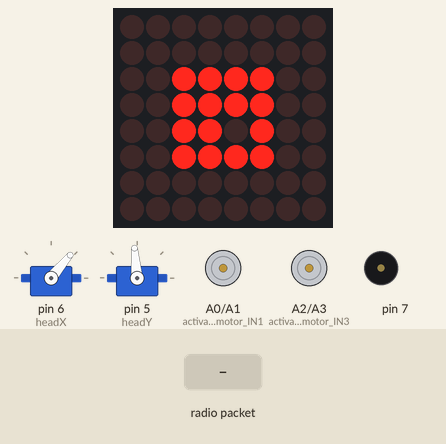
Recording of a sketch running on a simulated Arduino Uno, built with avr-gcc and run on an emulated ATmega328P. Parts: 2 × servo, 8×8 LED matrix, motor-driver pin pairs drawn as motors (green arrow = first pin HIGH = forward, orange = second pin HIGH = backward, longer = more drive), buzzer (waves = sounding). The inputs (shaded band) are chosen by the test bench. No radio packets arrive unless stated; what the sketch prints to the serial monitor is not drawn.

Above: at 1.2 s.
1.3 s: radio packet "B" arrives
At 2.5 s:
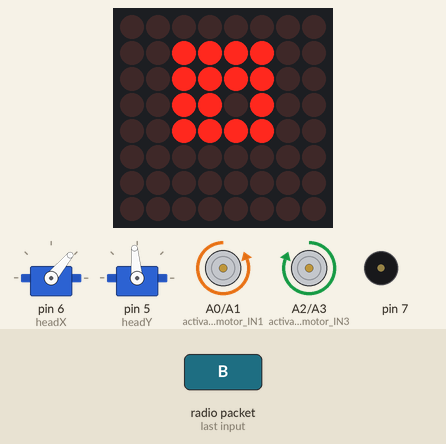
2.8 s: radio packet "D" arrives
At 4.0 s:
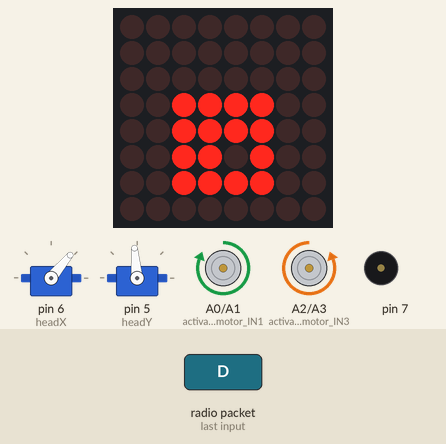
4.3 s: radio packet "A" arrives
At 5.1 s:
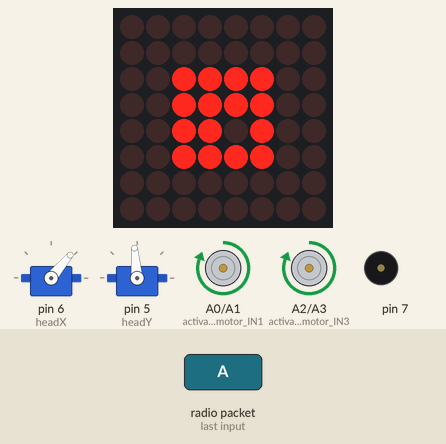
5.8 s: radio packet "C" arrives
At 6.6 s:
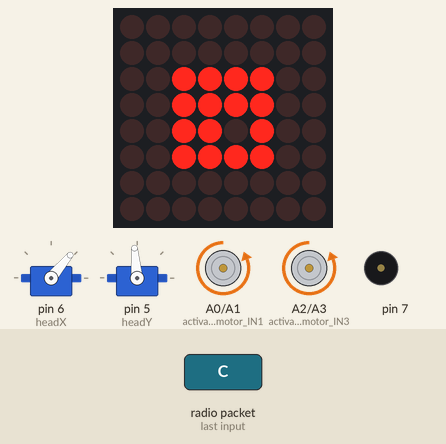
7.3 s: radio packet "J" arrives
At 7.32 s:
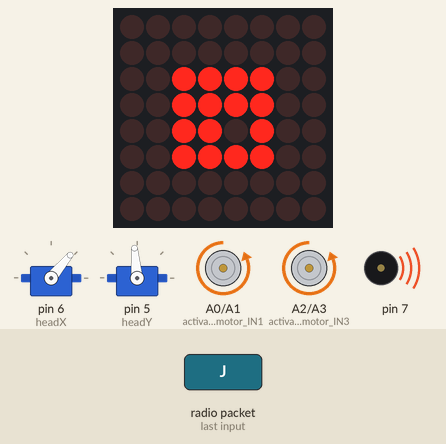
8.9 s: radio packet "0" arrives
At 9.4 s:
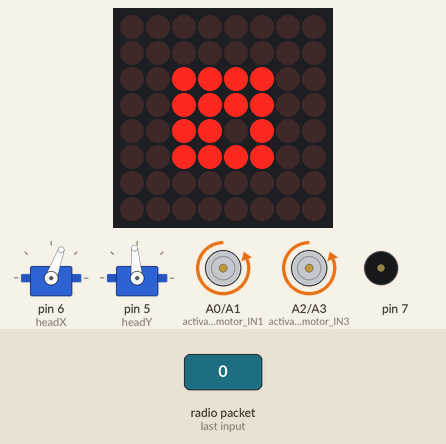
Timing chart, 0 to 11.4 s (numbered marks = the images above; inputs shaded):
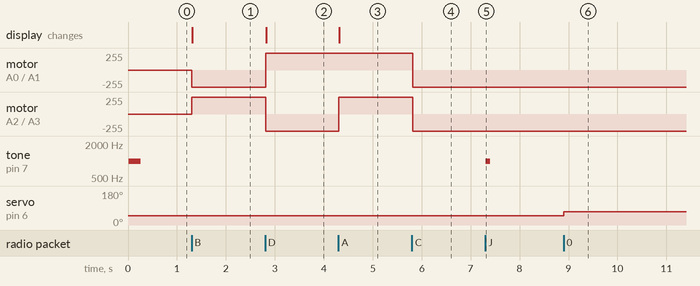

The sketch:

rx.ino
```cpp
    //servo setup
    #include <Servo.h>
    Servo headX;
    Servo headY;

    //LED setup
    #include "LedControl.h"
    LedControl lc = LedControl(4,2,3,1); //1 matrix selcted - both act the same way
    unsigned long delayTime = 500; //wait between updates

    //NRF setup
    #include <SPI.h>
    #include <nRF24L01.h>
    #include <RF24.h>
    RF24 radio(9, 10); // CE, CSN
    const byte address[6] = "00001";

    //input variable setup
    int buttonState = HIGH; //state input button

    void setup() {
      Serial.begin(9600);

      headX.attach(6);
      headY.attach(5);
      headX.write(50);
      headY.write(95);

      //radio setup
      radio.begin();
      radio.openReadingPipe(0, address);
      radio.setPALevel(RF24_PA_MIN); //set as: RF24_PA_MIN, RF24_PA_LOW, RF24_PA_HIGH, RF24_PA_MAX
      //radio.setDataRate(RF24_250KBPS); //set as: F24_250KBPS, F24_1MBPS, F24_2MBPS ==>250KBPS = longest range
      //radio.setChannel(80); //sets channel from 2.4 to 2.524 GHz in 1 MHz increments 2.483.5 GHz is normal legal limit
      radio.startListening();

      //LED setup
      lc.shutdown(0,false);
      lc.setIntensity(0,2);
      lc.clearDisplay(0);
      lookCenter();

      //input setup
      pinMode(0, INPUT_PULLUP); //button for when Tx/Rx not communicating

      //output setup
      pinMode(A0, OUTPUT); //activate motor IN1
      pinMode(A1, OUTPUT); //activate motor IN2
      pinMode(A2, OUTPUT); //activate motor IN3
      pinMode(A3, OUTPUT); //activate motor IN4

      //beep
      tone(7, 1000, 250);

    }
    void loop() {
      buttonState = digitalRead(0);

      if (buttonState == LOW) {
        lookBig();
        headY.write(105);
        forward();
        delay(1000);
        headY.write(95);
        stopLegs();
        lookCenter();
      }

      if (radio.available()) {
        char text[32] = "";
        radio.read(&text, sizeof(text));
        String Data = String(text);
        Serial.println(text);
        if(Data == "L") {
          Serial.println("is L - connected");
          //digitalWrite(13, HIGH); //need to change?
          delay(5);
        }
        if(Data == "A") {
          forward();
          lookCenter();
          Serial.println("A");
        }
        if(Data == "B") {
          right();
          lookRight();
          Serial.println("B");
        }
        if(Data == "C") {
          back();
          lookCenter();
          Serial.println("C");
        }
        if(Data == "D") {
          left();
          lookLeft();
          Serial.println("D");
        }
        if(Data == "S") {
          stopLegs();
          lookCenter();
          Serial.println("S");
        }
        if(Data == "J") {
          tone(7, 1000, 100);
          Serial.println("J - Joystick");
        }

        //Head analog data
        //headX
          if(Data == "0") {
          headX.write(70);
          Serial.println("0");
        }
          if(Data == "1") {
          headX.write(60);
          Serial.println("1");
        }
          if(Data == "2") {
          headX.write(50);
          Serial.println("2");
        }
          if(Data == "3") {
          headX.write(40);
          Serial.println("3");
        }
          if(Data == "4") {
          headX.write(30);
          Serial.println("4");
        }


        //headY
          if(Data == "5") {
          headY.write(105);
          Serial.println("5");
        }
          if(Data == "6") {
          headY.write(100);
          Serial.println("5");
        }
          if(Data == "7") {
          headY.write(95);
          Serial.println("7");
        }
          if(Data == "8") {
          headY.write(90);
          Serial.println("9");
        }
          if(Data == "9") {
          headY.write(85);
          Serial.println("9");
        }

      }
      else Serial.println("no radio available");
      delay(5);
    }

    void forward(){
      Serial.println("Forward");
      //lookCenter();
      digitalWrite(A0, HIGH);
      digitalWrite(A1, LOW);
      digitalWrite(A2, HIGH);
      digitalWrite(A3, LOW);

    }
    void back(){
      Serial.println("Back");
      digitalWrite(A0, LOW);
      //lookCenter();
      digitalWrite(A1, HIGH);
      digitalWrite(A2, LOW);
      digitalWrite(A3, HIGH);

    }
    void left(){
      Serial.println("Left");
      //lookLeft();
      digitalWrite(A0, HIGH);
      digitalWrite(A1, LOW);
      digitalWrite(A2, LOW);
      digitalWrite(A3, HIGH);
    }
    void right(){
      Serial.println("Right");
      //lookRight();
      digitalWrite(A0, LOW);
      digitalWrite(A1, HIGH);
      digitalWrite(A2, HIGH);
      digitalWrite(A3, LOW);

    }
    void stopLegs(){
      Serial.println("Stop");
      //lookCenter();
      digitalWrite(A0, LOW);
      digitalWrite(A1, LOW);
      digitalWrite(A2, LOW);
      digitalWrite(A3, LOW);

    }

 //LED routines
  void lookCenter(){
  //look center
  lc.clearDisplay(0);
  lc.setColumn(0,2,B00111100);
  lc.setColumn(0,3,B00111100);
  lc.setColumn(0,4,B00110100);
  lc.setColumn(0,5,B00111100);
  }
   void lookRight(){
  //look right
  lc.clearDisplay(0);
  lc.setColumn(0,2,B01111000);
  lc.setColumn(0,3,B01111000);
  lc.setColumn(0,4,B01101000);
  lc.setColumn(0,5,B01111000);
  }
   void lookLeft(){
  //look left
  lc.clearDisplay(0);
  lc.setColumn(0,2,B00011110);
  lc.setColumn(0,3,B00011110);
  lc.setColumn(0,4,B00011010);
  lc.setColumn(0,5,B00011110);
  }
  void lookBig(){
  lc.clearDisplay(0);
  lc.setColumn(0,1,B01111110);
  lc.setColumn(0,2,B01111110);
  lc.setColumn(0,3,B01110010);
  lc.setColumn(0,4,B01110010);
  lc.setColumn(0,5,B01111110);
  lc.setColumn(0,6,B01111110);
  }
```

Measured:
- after the input at 1.3 s, motor on A0 (activate_motor_IN1) / A1 (activate_motor_IN2): stopped → backward 255/255 at once; motor on A2 (activate_motor_IN3) / A3 (activate_motor_IN4): stopped → forward 255/255 at once; the display: changes at once (image 1)
- after the input at 2.8 s, motor on A0 (activate_motor_IN1) / A1 (activate_motor_IN2): backward 255/255 → forward 255/255 at once; motor on A2 (activate_motor_IN3) / A3 (activate_motor_IN4): forward 255/255 → backward 255/255 at once; the display: changes at once (image 2)
- after the input at 4.3 s, motor on A2 (activate_motor_IN3) / A3 (activate_motor_IN4): backward 255/255 → forward 255/255 at once; the display: changes at once (image 3)
- after the input at 5.8 s, motor on A0 (activate_motor_IN1) / A1 (activate_motor_IN2), motor on A2 (activate_motor_IN3) / A3 (activate_motor_IN4): forward 255/255 → backward 255/255 at once
- after the input at 7.3 s, tone on pin 7: silent → 1000 Hz at once, → silent 0.10 s later
- after the input at 8.9 s, servo on pin 6 (headX): 50° → 70° at once
